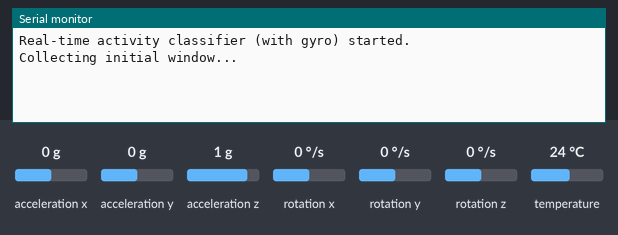
Bench run of a sketch on a simulated Arduino Uno, built with avr-gcc and run on an emulated ATmega328P. On the bench: the last lines printed to the serial monitor. The test bench sets the inputs (shaded band); at power-on: acceleration y 0 g, acceleration z 1 g, rotation y 0 °/s, acceleration x 0 g, rotation x 0 °/s, rotation z 0 °/s, temperature 24 °C.

Above: at 1.3 s.
1.4 s: acceleration y set to -1.4 g
At 2.12 s:
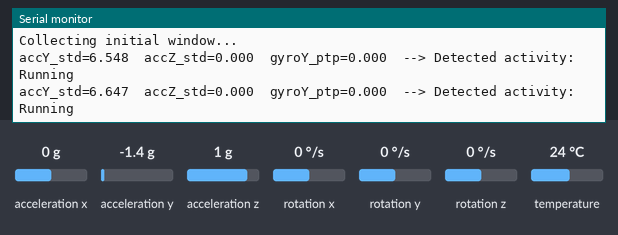
3.6 s: acceleration z set to -1.4 g
At 3.62 s:
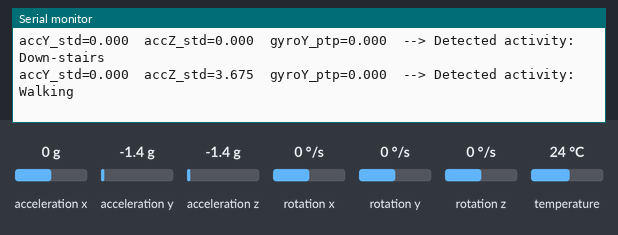
5.1 s: rotation y set to -192 °/s
At 5.57 s:
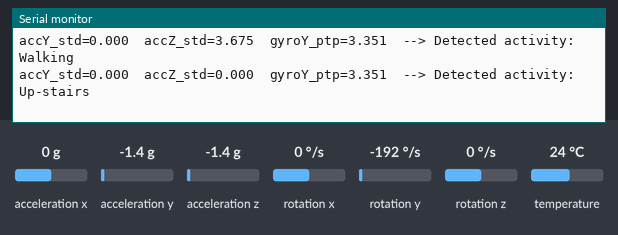
Timing chart, 0 to 8.1 s (numbered marks = the images above; inputs shaded):
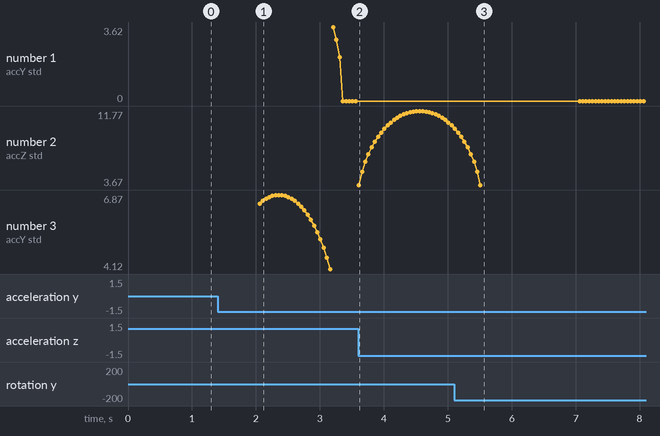

Measured:
- after the input at 1.4 s, the serial monitor: prints a new line after 0.66 s (image 1)
- after the input at 3.6 s, the serial monitor: prints a new line at once (image 2)
- after the input at 5.1 s, the serial monitor: prints a new line at once (image 3)

The sketch:

realtime_classifier.ino
```cpp
/*
 * STAGE 3: real-time classifier only (no logging, no button).
 * Prints accY_std, accZ_std, gyroY_ptp and the detected activity every sample
 * once the 40-sample window is full. Merged with the logger into activity_detector.
 */
#include <Adafruit_MPU6050.h>
#include <Adafruit_Sensor.h>
#include <Wire.h>
#include <math.h>

Adafruit_MPU6050 mpu;

// ---- Sliding window settings ----
const int WINDOW_SIZE = 40;   // ~2 seconds of data at 20 Hz sampling rate
float accY_buf[WINDOW_SIZE];
float accZ_buf[WINDOW_SIZE];
float gyroY_buf[WINDOW_SIZE];
int bufIndex = 0;
bool bufFull = false;

// ---- Thresholds derived from collected data (adjust if needed after more testing) ----
const float RUNNING_ACCY_STD_THRESHOLD   = 4.0;   // running has much higher accY_std than others
const float DOWNSTAIRS_ACCZ_STD_MAX      = 0.7;   // downstairs has the lowest accZ_std
const float UPSTAIRS_ACCZ_STD_MAX        = 1.1;   // upstairs is between downstairs and walking
const float DOWNSTAIRS_GYROY_PTP_MAX     = 1.8;   // downstairs also has the lowest gyroY peak-to-peak

unsigned long lastSampleTime = 0;
const unsigned long SAMPLE_INTERVAL_MS = 50; // 20 Hz

float computeMean(float *buf, int n) {
  float sum = 0;
  for (int i = 0; i < n; i++) sum += buf[i];
  return sum / n;
}

float computeStd(float *buf, int n, float mean) {
  float sumSq = 0;
  for (int i = 0; i < n; i++) {
    float diff = buf[i] - mean;
    sumSq += diff * diff;
  }
  return sqrt(sumSq / n);
}

float computePeakToPeak(float *buf, int n) {
  float maxVal = buf[0];
  float minVal = buf[0];
  for (int i = 1; i < n; i++) {
    if (buf[i] > maxVal) maxVal = buf[i];
    if (buf[i] < minVal) minVal = buf[i];
  }
  return maxVal - minVal;
}

String classifyActivity(float accY_std, float accZ_std, float gyroY_ptp) {
  if (accY_std > RUNNING_ACCY_STD_THRESHOLD) {
    return "Running";
  } else if (accZ_std < DOWNSTAIRS_ACCZ_STD_MAX && gyroY_ptp < DOWNSTAIRS_GYROY_PTP_MAX) {
    return "Down-stairs";
  } else if (accZ_std < UPSTAIRS_ACCZ_STD_MAX) {
    return "Up-stairs";
  } else {
    return "Walking";
  }
}

void setup() {
  Serial.begin(115200);
  while (!Serial) delay(10);

  if (!mpu.begin()) {
    Serial.println("Failed to find MPU6050 chip");
    while (1) {
      delay(10);
    }
  }

  mpu.setAccelerometerRange(MPU6050_RANGE_8_G);
  mpu.setGyroRange(MPU6050_RANGE_500_DEG);
  mpu.setFilterBandwidth(MPU6050_BAND_21_HZ);

  delay(100);
  Serial.println("Real-time activity classifier (with gyro) started.");
  Serial.println("Collecting initial window...");
}

void loop() {
  unsigned long now = millis();
  if (now - lastSampleTime < SAMPLE_INTERVAL_MS) return;
  lastSampleTime = now;

  sensors_event_t a, g, temp;
  mpu.getEvent(&a, &g, &temp);

  // Store into circular buffer
  accY_buf[bufIndex] = a.acceleration.y;
  accZ_buf[bufIndex] = a.acceleration.z;
  gyroY_buf[bufIndex] = g.gyro.y;
  bufIndex++;

  if (bufIndex >= WINDOW_SIZE) {
    bufIndex = 0;
    bufFull = true;
  }

  // Only classify once we have a full window of data
  if (bufFull) {
    float accY_mean = computeMean(accY_buf, WINDOW_SIZE);
    float accY_std  = computeStd(accY_buf, WINDOW_SIZE, accY_mean);

    float accZ_mean = computeMean(accZ_buf, WINDOW_SIZE);
    float accZ_std  = computeStd(accZ_buf, WINDOW_SIZE, accZ_mean);

    float gyroY_ptp = computePeakToPeak(gyroY_buf, WINDOW_SIZE);

    String activity = classifyActivity(accY_std, accZ_std, gyroY_ptp);

    Serial.print("accY_std=");
    Serial.print(accY_std, 3);
    Serial.print("  accZ_std=");
    Serial.print(accZ_std, 3);
    Serial.print("  gyroY_ptp=");
    Serial.print(gyroY_ptp, 3);
    Serial.print("  --> Detected activity: ");
    Serial.println(activity);
  }
}
```
